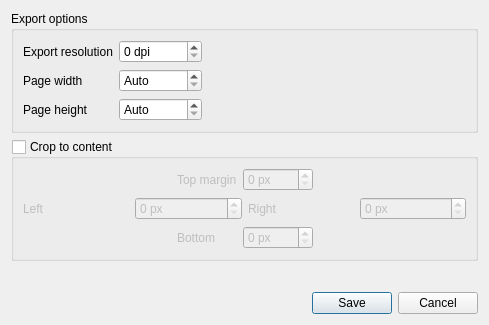
<?xml version="1.0" encoding="UTF-8"?>
<ui version="4.0">
 <class>QgsComposerImageExportOptionsDialog</class>
 <widget class="QDialog" name="QgsComposerImageExportOptionsDialog">
  <property name="geometry">
   <rect>
    <x>0</x>
    <y>0</y>
    <width>489</width>
    <height>325</height>
   </rect>
  </property>
  <property name="windowTitle">
   <string>Image export options</string>
  </property>
  <layout class="QVBoxLayout" name="verticalLayout">
   <item>
    <widget class="QGroupBox" name="groupBox">
     <property name="title">
      <string>Export options</string>
     </property>
     <layout class="QGridLayout" name="gridLayout">
      <item row="0" column="0" colspan="2">
       <widget class="QLabel" name="label_9">
        <property name="text">
         <string>Export resolution</string>
        </property>
       </widget>
      </item>
      <item row="2" column="0" colspan="2">
       <widget class="QLabel" name="label_13">
        <property name="text">
         <string>Page height</string>
        </property>
       </widget>
      </item>
      <item row="0" column="2" colspan="2">
       <widget class="QgsSpinBox" name="mResolutionSpinBox">
        <property name="suffix">
         <string> dpi</string>
        </property>
        <property name="prefix">
         <string/>
        </property>
        <property name="maximum">
         <number>3000</number>
        </property>
        <property name="showClearButton" stdset="0">
         <bool>false</bool>
        </property>
       </widget>
      </item>
      <item row="1" column="2" colspan="2">
       <widget class="QgsSpinBox" name="mWidthSpinBox">
        <property name="specialValueText">
         <string>Auto</string>
        </property>
        <property name="suffix">
         <string> px</string>
        </property>
        <property name="prefix">
         <string/>
        </property>
        <property name="minimum">
         <number>0</number>
        </property>
        <property name="maximum">
         <number>99999999</number>
        </property>
        <property name="showClearButton" stdset="0">
         <bool>false</bool>
        </property>
       </widget>
      </item>
      <item row="1" column="0">
       <widget class="QLabel" name="label_10">
        <property name="text">
         <string>Page width</string>
        </property>
       </widget>
      </item>
      <item row="2" column="2" colspan="2">
       <widget class="QgsSpinBox" name="mHeightSpinBox">
        <property name="specialValueText">
         <string>Auto</string>
        </property>
        <property name="suffix">
         <string> px</string>
        </property>
        <property name="prefix">
         <string/>
        </property>
        <property name="minimum">
         <number>0</number>
        </property>
        <property name="maximum">
         <number>99999999</number>
        </property>
        <property name="showClearButton" stdset="0">
         <bool>false</bool>
        </property>
       </widget>
      </item>
      <item row="1" column="4">
       <spacer name="horizontalSpacer_3">
        <property name="orientation">
         <enum>Qt::Horizontal</enum>
        </property>
        <property name="sizeHint" stdset="0">
         <size>
          <width>40</width>
          <height>20</height>
         </size>
        </property>
       </spacer>
      </item>
     </layout>
    </widget>
   </item>
   <item>
    <widget class="QgsCollapsibleGroupBoxBasic" name="mClipToContentGroupBox">
     <property name="title">
      <string>Crop to content</string>
     </property>
     <property name="checkable">
      <bool>true</bool>
     </property>
     <property name="checked">
      <bool>false</bool>
     </property>
     <layout class="QVBoxLayout" name="verticalLayout_5">
      <item>
       <layout class="QGridLayout" name="gridLayout_5">
        <item row="1" column="0" colspan="4">
         <layout class="QHBoxLayout" name="horizontalLayout_7">
          <item>
           <widget class="QLabel" name="label_5">
            <property name="text">
             <string>Left</string>
            </property>
           </widget>
          </item>
          <item>
           <widget class="QgsSpinBox" name="mLeftMarginSpinBox">
            <property name="suffix">
             <string> px</string>
            </property>
            <property name="maximum">
             <number>1000</number>
            </property>
           </widget>
          </item>
          <item>
           <widget class="QLabel" name="label_11">
            <property name="text">
             <string>Right</string>
            </property>
           </widget>
          </item>
          <item>
           <widget class="QgsSpinBox" name="mRightMarginSpinBox">
            <property name="suffix">
             <string> px</string>
            </property>
            <property name="maximum">
             <number>1000</number>
            </property>
           </widget>
          </item>
         </layout>
        </item>
        <item row="2" column="1">
         <widget class="QLabel" name="label_12">
          <property name="text">
           <string>Bottom</string>
          </property>
         </widget>
        </item>
        <item row="0" column="1">
         <widget class="QLabel" name="label_4">
          <property name="text">
           <string>Top margin</string>
          </property>
         </widget>
        </item>
        <item row="0" column="3">
         <spacer name="horizontalSpacer_2">
          <property name="orientation">
           <enum>Qt::Horizontal</enum>
          </property>
          <property name="sizeHint" stdset="0">
           <size>
            <width>40</width>
            <height>20</height>
           </size>
          </property>
         </spacer>
        </item>
        <item row="0" column="0">
         <spacer name="horizontalSpacer">
          <property name="orientation">
           <enum>Qt::Horizontal</enum>
          </property>
          <property name="sizeHint" stdset="0">
           <size>
            <width>40</width>
            <height>20</height>
           </size>
          </property>
         </spacer>
        </item>
        <item row="0" column="2">
         <widget class="QgsSpinBox" name="mTopMarginSpinBox">
          <property name="suffix">
           <string> px</string>
          </property>
          <property name="maximum">
           <number>1000</number>
          </property>
         </widget>
        </item>
        <item row="2" column="2">
         <widget class="QgsSpinBox" name="mBottomMarginSpinBox">
          <property name="suffix">
           <string> px</string>
          </property>
          <property name="maximum">
           <number>1000</number>
          </property>
         </widget>
        </item>
       </layout>
      </item>
     </layout>
    </widget>
   </item>
   <item>
    <spacer name="verticalSpacer">
     <property name="orientation">
      <enum>Qt::Vertical</enum>
     </property>
     <property name="sizeHint" stdset="0">
      <size>
       <width>20</width>
       <height>40</height>
      </size>
     </property>
    </spacer>
   </item>
   <item>
    <widget class="QDialogButtonBox" name="buttonBox">
     <property name="orientation">
      <enum>Qt::Horizontal</enum>
     </property>
     <property name="standardButtons">
      <set>QDialogButtonBox::Cancel|QDialogButtonBox::Save</set>
     </property>
    </widget>
   </item>
  </layout>
 </widget>
 <customwidgets>
  <customwidget>
   <class>QgsSpinBox</class>
   <extends>QSpinBox</extends>
   <header>qgsspinbox.h</header>
  </customwidget>
  <customwidget>
   <class>QgsCollapsibleGroupBoxBasic</class>
   <extends>QGroupBox</extends>
   <header location="global">qgscollapsiblegroupbox.h</header>
   <container>1</container>
  </customwidget>
 </customwidgets>
 <tabstops>
  <tabstop>mClipToContentGroupBox</tabstop>
  <tabstop>mTopMarginSpinBox</tabstop>
  <tabstop>mLeftMarginSpinBox</tabstop>
  <tabstop>mRightMarginSpinBox</tabstop>
  <tabstop>mBottomMarginSpinBox</tabstop>
 </tabstops>
 <resources/>
 <connections>
  <connection>
   <sender>buttonBox</sender>
   <signal>accepted()</signal>
   <receiver>QgsComposerImageExportOptionsDialog</receiver>
   <slot>accept()</slot>
   <hints>
    <hint type="sourcelabel">
     <x>248</x>
     <y>254</y>
    </hint>
    <hint type="destinationlabel">
     <x>157</x>
     <y>274</y>
    </hint>
   </hints>
  </connection>
  <connection>
   <sender>buttonBox</sender>
   <signal>rejected()</signal>
   <receiver>QgsComposerImageExportOptionsDialog</receiver>
   <slot>reject()</slot>
   <hints>
    <hint type="sourcelabel">
     <x>316</x>
     <y>260</y>
    </hint>
    <hint type="destinationlabel">
     <x>286</x>
     <y>274</y>
    </hint>
   </hints>
  </connection>
 </connections>
</ui>
